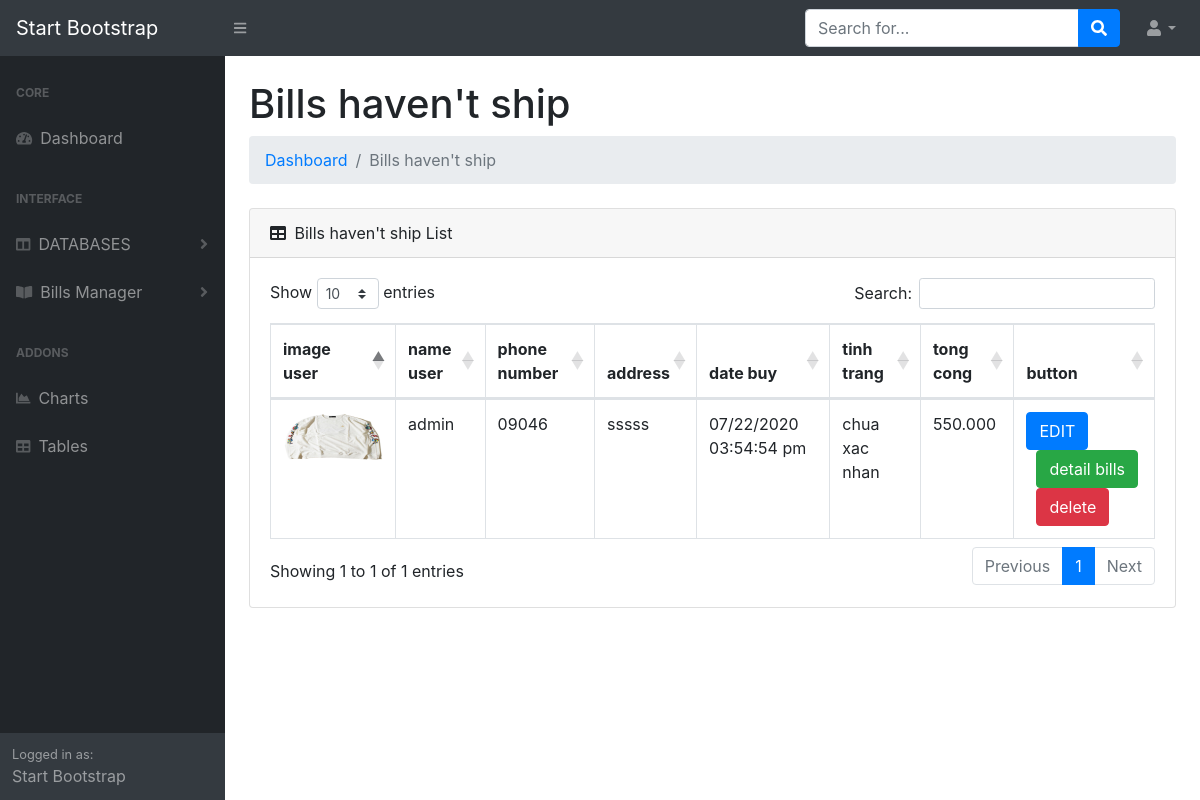
The app's page /admin-test/bills.php?tt=0 with its own data.
### tables this page shows
CREATE TABLE `hoadon` (
  `MaHD` int(11) NOT NULL,
  `id_user` int(11) NOT NULL,
  `sdt` varchar(255) NOT NULL,
  `address` varchar(255) NOT NULL,
  `tinhtrang` int(11) NOT NULL,
  `date` varchar(255) NOT NULL,
  `total` int(11) NOT NULL
);

CREATE TABLE `users` (
  `id` int(4) NOT NULL,
  `name` varchar(255) NOT NULL,
  `image` varchar(255) NOT NULL,
  `address` varchar(255) DEFAULT NULL,
  `phoneNumber` varchar(255) DEFAULT NULL
);

### controllers/BillsCtr.php (called while the page is built, shortened)
<?php
include_once("../models/BillsMdl.php");
class BillsCtr{
    public function getBills($tt){
        $BillsMdl=new BillsMdl();
        $array = $BillsMdl->getBills($tt);
        include_once('../views/admin/Bills.php');
    }
}
?>

### models/BillsMdl.php (called while the page is built, shortened)
<?php
include_once("DataProvider.php");
class BillsMdl{
    public function getBills($tt){
        $db=new DataProvider();
        $sql="SELECT users.name, users.image, hoadon.MaHD, hoadon.sdt, hoadon.address, hoadon.date, hoadon.tinhtrang, hoadon.total FROM `hoadon` INNER JOIN users ON hoadon.id_user=users.id WHERE tinhtrang='$tt'";
        $array=$db->FetchAll($sql);
        return $array;
    }
}
?>

### models/DataProvider.php (called while the page is built, shortened)
<?php
class DataProvider
{
	private $link;
	function __construct()
	{
		$this->link=mysqli_connect("localhost","root","","sellclothes");
	}
	function ExecuteQuery($sql)
	{
		mysqli_query($this->link,"set names 'utf8'");
		return mysqli_query($this->link, $sql);
	}
	function FetchAll($sql)
	{
		$result=$this->ExecuteQuery($sql);
		$arr=array();
		while($row=mysqli_fetch_assoc($result))
		{
			$arr[]=$row;
		}
		return $arr;
	}
}
?>

### views/admin/Bills.php (the view)
<?php
    foreach($array as $item){
        @$p=number_format($item['total'],0,",",".");
        $check=$item['tinhtrang'];
        if($check==0)$check = 'chua xac nhan';
        else $check= 'da xac nhan';
        echo "<tr>";
        echo "<td ><img src='../image/image-user/$item[image]' class='image' style='width:100px; height:50px' ></td>";
            echo "<td class='name'>$item[name]</td>";
            echo "<td class='sdt'>$item[sdt]</td>";
            echo "<td class='address'>$item[address]</td>";
            echo "<td class='date'>$item[date]</td>";
            echo "<td class='tinhtrang' data-value='$item[tinhtrang]'>$check</td>";
            echo "<td class='total'>$p</td>";
            echo "<td><button class='btn-edit btn btn-primary' data-mahd=$item[MaHD] data-toggle='modal' data-target='#exampleModal'>EDIT</button>";
            echo "<a href='chitiet_hoadon.php?MaHD=$item[MaHD]'><button class='btn-detail btn btn-success' style='margin-left:10px' >detail bills</button></a> ";
            echo "<a href='?tt=$_GET[tt]&&action=delete&&MaHD=$item[MaHD]'><button class='btn-delete btn btn-danger' style='margin-left:10px' >delete</button></td> ";
        echo "</tr>";
    }
?>

### records on screen
hoadon: id_user.image (picture), id_user.name "admin", sdt "09046", address "sssss", date "07/22/2020 03:54:54 pm", tinhtrang "chua xac nhan", total "550.000"
